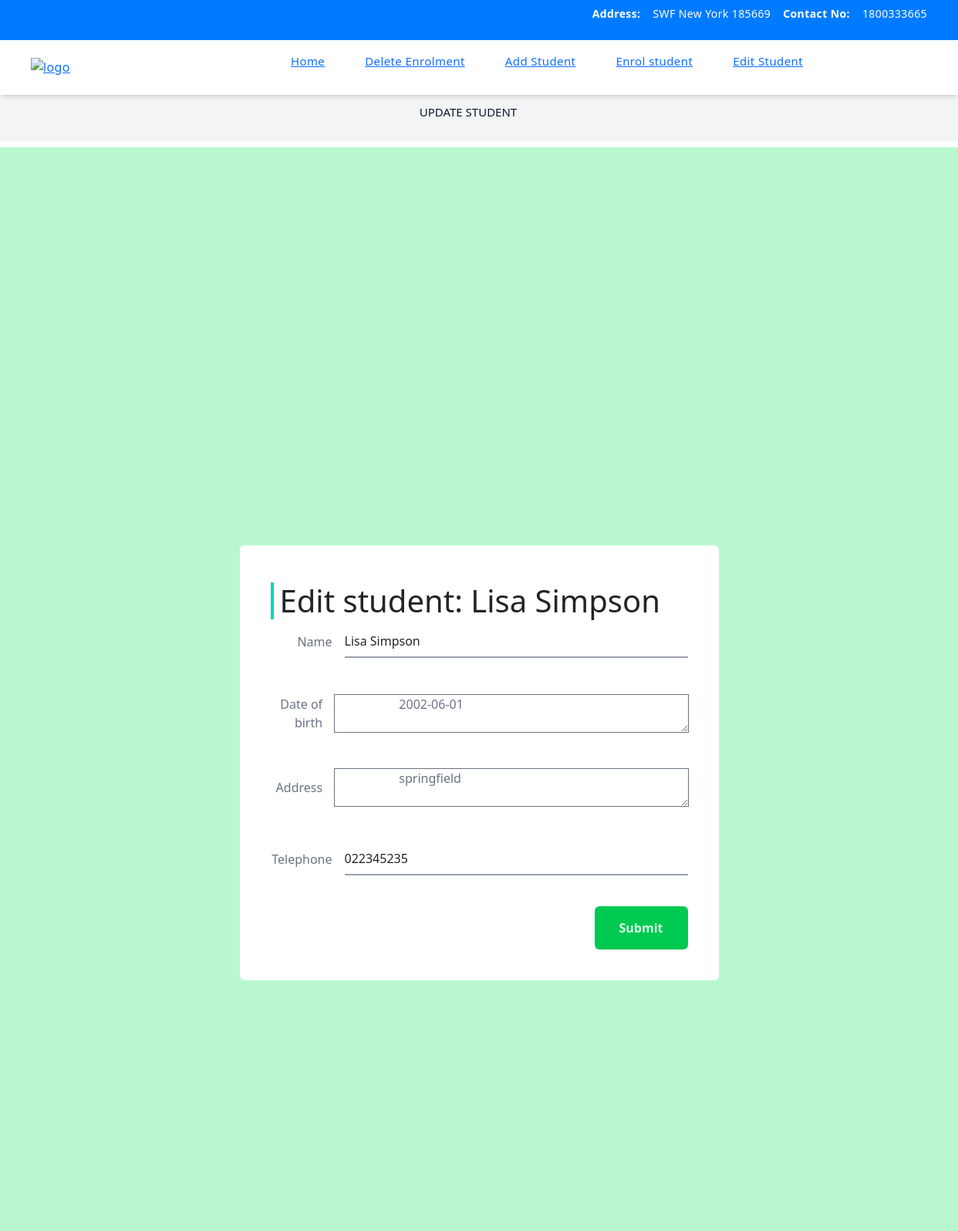
The page /pages/update-student-form.php?studentid=3 on the database its author committed.
### tables this page shows
CREATE TABLE `student` (
  `student_id` int(11) NOT NULL,
  `student_name` varchar(64) DEFAULT NULL,
  `dob` date DEFAULT NULL,
  `address` varchar(255) DEFAULT NULL,
  `tel` varchar(13) DEFAULT NULL
);

### pages/update-student-form.php (the view, shortened to what this page needs)
<?php
include '../config/dbConfig.php';
include '../partials/header.php';
$studentNo = $_GET['studentid'];
$products = $conn->prepare("SELECT
student_name,
dob,
address,
tel
FROM student
WHERE student_id = ?
");
$products->bind_param('i', $studentNo);
$products->execute();
$products->store_result();
$products->bind_result($name, $dob, $address, $tel);
?>
<div class="bg-gray-100 px-4 py-2.5 gap-4">
  <div class="flex items-center justify-center flex-wrap gap-y-2 gap-x-6 pr-7 text-center relative">
    <p class="text-[15px] text-slate-900 font-medium leading-relaxed">UPDATE STUDENT</p>
  </div>
</div>
<div class="flex flex-col">
  <div class="overflow-x-auto sm:-mx-6 lg:-mx-8">
    <div class="py-2 inline-block min-w-full sm:px-6 lg:px-8">
      <div class="overflow-hidden">
      <div class="bg-green-200 min-h-screen flex items-center">
    <div class="bg-white p-10 md:w-2/3 lg:w-1/2 mx-auto rounded">
    <h1 class="text-2xl md:text-3xl pl-2 my-2 border-l-4  font-sans font-bold border-teal-400  dark:text-gray-200">Edit student: <?= $name ?></h1>
        <form action="update-student-controller.php?studentNo=<?= $studentNo ?>" method="post">
            <div class="flex items-center mb-5">
                <label for="name" class="w-20 inline-block text-right mr-4 text-gray-500 text-gray-500">Name</label>
                <input name="student_name" id="name" type="text" value="<?= $name ?>" class="border-b-2 border-gray-400 flex-1 py-2 placeholder-gray-300 outline-none focus:border-green-400">
            </div>
            <div class="flex items-center mb-5">
            <label for="dob" class="w-20 inline-block text-right mr-4 text-gray-500 text-gray-500">Date of birth</label>
                <textarea name="dob" id="dob" class="w-full outline inline-block text-gray-500 text-gray-500">
                    <?= $dob ?>
                </textarea>
            </div>
            <div class="flex items-center mb-5">
            <label for="address" class="w-20 inline-block text-right mr-4 text-gray-500 text-gray-500">Address</label>
                <textarea name="address" id="address" class="w-full outline inline-block text-gray-500 text-gray-500">
                    <?= $address ?>
                </textarea>
            </div>
            <div class="flex items-center mb-10">
                <label for="tel" class="w-20 inline-block text-right mr-4 text-gray-500 text-gray-500"> Telephone</label>
                <input type="text" name="tel" id="tel" value="<?= $tel ?>"  class="border-b-2 border-gray-400 flex-1 py-2 placeholder-gray-300 outline-none focus:border-green-400">
            </div>
            <div class="text-right">
                <button class="py-3 px-8 bg-green-500 text-green-100 font-bold rounded" type="submit">Submit</button>
            </div>
        </form>
    </div>
    </div>
      </div>
    </div>
  </div>
</div>
<?php
  include '../partials/footer.php';
?>

### rows shown on the page
student: student_name "Lisa Simpson", dob "2002-06-01", address "springfield", tel "022345235"
